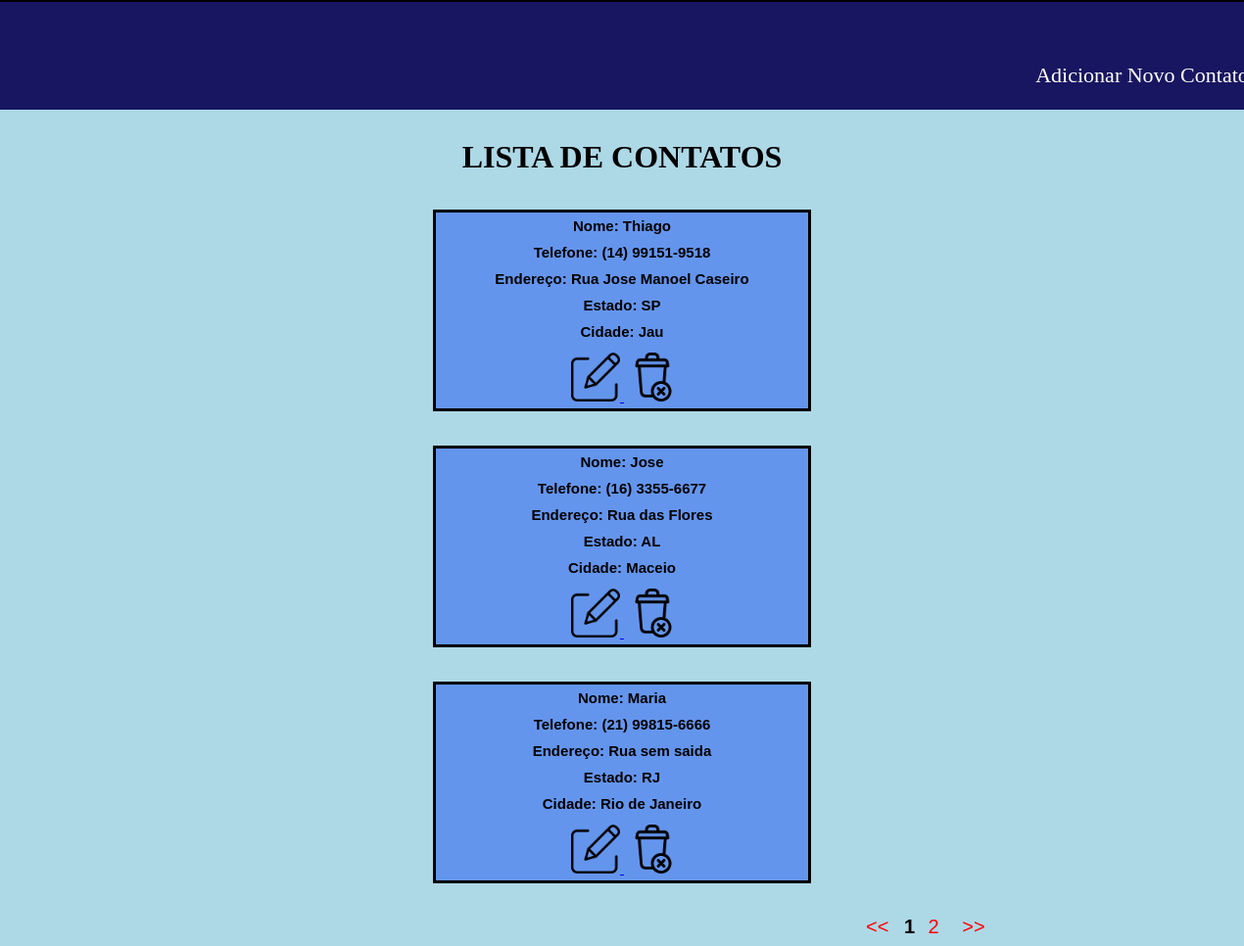
The page / on the database its author committed.
### tables this page shows
CREATE TABLE IF NOT EXISTS `contato` (
  `id` int(11) NOT NULL AUTO_INCREMENT,
  `nome` varchar(40) NOT NULL,
  `telefone` varchar(20) NOT NULL,
  `endereco` varchar(50) NOT NULL,
  `estado` char(2) NOT NULL,
  `cidade` varchar(50) NOT NULL,
  PRIMARY KEY (`id`)
);

### index.php (the view, shortened to what this page needs)
<?php
include_once("conexao.php");
?>
<!DOCTYPE html>
<html>
<head>
    <link rel="stylesheet" type="text/css" href="css/style.css">
</head>
<body>
    <div class="menu">
        <nav class="content2">
            <ul>
                <li> <a href="cadastrar.php"> Adicionar Novo Contato </a></li>
            </ul>
        </nav>
    </div>
    <center>
        <h1 class="lista">LISTA DE CONTATOS</h1>
        <?php
        $primeira_pagina = filter_input(INPUT_GET, 'pagina', FILTER_SANITIZE_NUMBER_INT);
        $pagina_atual = (!empty($primeira_pagina)) ? $primeira_pagina : 1;
        $qnt_resultpg = 3;
        $inicio = ($qnt_resultpg * $pagina_atual) - $qnt_resultpg;
        $r_contatos = "SELECT * FROM contato
        LIMIT $inicio, $qnt_resultpg";
        $result_contato = mysqli_query($conexao, $r_contatos);
        while ($row_contato = mysqli_fetch_assoc($result_contato)) {
            echo '<div class="master">';
            echo '<div class="registro">';
            echo "Nome: " . $row_contato['nome'] . "<br>";
            echo "Telefone: " . $row_contato['telefone'] . "<br>";
            echo "Endereço: " . $row_contato['endereco'] . "<br>";
            echo "Estado: " . $row_contato['estado'] . "<br>";
            echo "Cidade: " . $row_contato['cidade'] . "<br>";
            echo "<a href='editar.php?id=" . $row_contato['id'] . "' title='EDITAR CONTATO'>
                    <img src='imagens/editaricon.png' alt='' class='imgbtn'>
                  </a>";
            echo "<a href='apagar.php?id=" . $row_contato['id'] . "' title='APAGAR CONTATO'>
                    <img src='imagens/apagaricon.png' alt='' class='imgbtn'>
                  </a>";
            echo '</div>';
            echo '</div>';
        }
        $resultpg = "SELECT COUNT(id) AS num_result FROM contato";
        $r_paginas = mysqli_query($conexao, $resultpg);
        $linhapg = mysqli_fetch_assoc($r_paginas);
        $qnt_pg = ceil($linhapg['num_result'] / $qnt_resultpg);
        echo '<div class="divpg">';
        echo "<a href='index.php?pagina=1' class='pg'> << </a>";
        echo  "<b>$pagina_atual</b>";
        for ($pg_posterior = $pagina_atual + 1; $pg_posterior <= $pagina_atual + 1; $pg_posterior++) {
            if ($pg_posterior <= $qnt_pg) {
                echo "<a href='index.php?pagina=$pg_posterior' class='pg'> $pg_posterior </a>";
            }
        }
        echo "<a href='index.php?pagina=$qnt_pg' class='pg'> >> </a>";
        echo '</div>';
        ?>
    </center>
</body>
</html>

### css/style.css (style rules this page uses)
* { margin: 0; padding: 0; }
body { background-color: #ADD8E6; justify-content: center; }
.menu { background-color: rgba(24,22,97); border-top-width: 2px; border-top-color: black; border-top-style: solid; height: 110px; position: relative; text-align: center; display: flex; }
.content2 { height: 50px; background-color: rgba(24,22,97); font-family: 'sans-serif'; font-size: 22px; text-decoration: none; margin-top: 45px; margin-left: 80%; }
.content2 ul { list-style: none; text-decoration: none; display: inline-block; margin: 5px 0 5px 0; }
.content2 ul li { background-color: rgba(24,22,97); text-decoration: none; float: left; width: 300px; height: 50px; line-height: 50px; }
.content2 a { color: white; display: block; text-decoration: none; text-align: center; }
.imgbtn { margin-top: 8px; margin-left: 5px; height: 50px; width: 50px; float: none; }
.pg { margin-left: 8px; margin-right: 10px; text-decoration: none; color: red; font-family: sans-serif; font-size: 20px; }
.divpg { margin-top: 25px; margin-left: 860px; padding: 8px 16px; float: left; }
b { font-family: sans-serif; font-size: 20px; }
.registro { height: 200px; width: 380px; line-height: 1.8; font-family: Arial, Helvetica, sans-serif; font-weight: bold; font-size: 15px; margin-top: 35px; border: solid black;; justify-content: center; flex-direction: column; background-color: #6495ED; }
.lista { margin-top: 30px; margin-bottom: 25px; }

### rows shown on the page
contato: nome "Thiago", telefone "(14) 99151-9518", endereco "Rua Jose Manoel Caseiro", estado "SP", cidade "Jau"
contato: nome "Jose", telefone "(16) 3355-6677", endereco "Rua das Flores", estado "AL", cidade "Maceio"
contato: nome "Maria", telefone "(21) 99815-6666", endereco "Rua sem saida", estado "RJ", cidade "Rio de Janeiro"

### other values the page prints
$pagina_atual "1"
